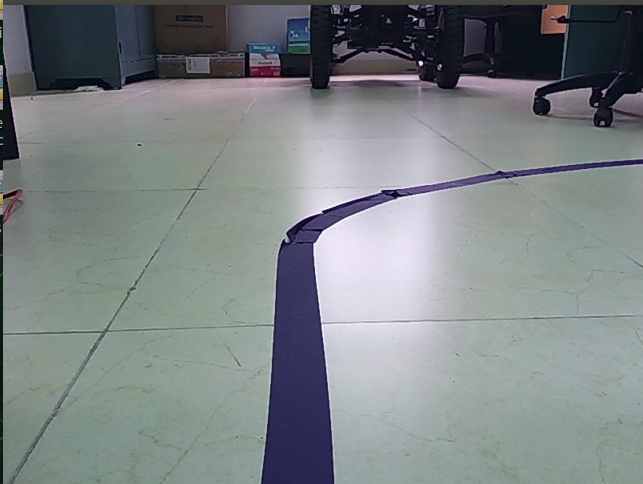
#> input picture actual_img02.jpg, 643 x 484 px
$ python line_detection04_post-processing.py
#> lines starting #> are read from the running program, lines starting #| are printed output that depends on the picture; after the words box and inside, x2 and y2 are one past the last pixel; in counts of white or black regions, pixels touching at a corner belong together
import cv2
import numpy as np

# Step 1: Read the image
image_path = "actual_img02.jpg"
image = cv2.imread(image_path)
#> image is the input picture: shape (484, 643, 3); mean B, G, R 133.1, 131.6, 125

# Step 2: Configure the desired width and height
desired_width = 640  # Set the desired width
desired_height = 480  # Set the desired height
dim = (desired_width, desired_height)

# Resize the image
resized_image = cv2.resize(image, dim, interpolation=cv2.INTER_AREA)

# Step 3: Define ROI
roi = resized_image[150:, 240:480]
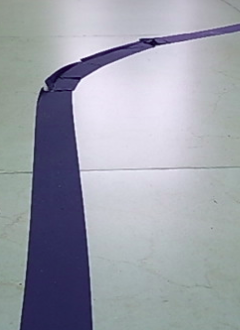
#> roi: shape (330, 240, 3); mean B, G, R 170.2, 159.6, 156.2

gray = cv2.cvtColor(roi, cv2.COLOR_BGR2GRAY)
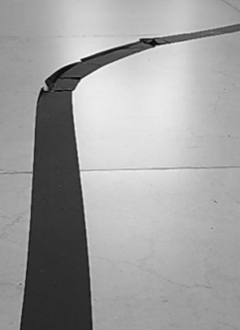
#> gray: shape (330, 240); min 5, max 246, mean 159.8

# Step 6: Noise reduction (optional, experiment with parameters)
gray = cv2.GaussianBlur(gray, (5, 5), 0)  # Apply Gaussian blur

kernel = np.ones((3, 3), np.uint8)
ed = cv2.erode(gray, kernel, iterations=1)  # Use erosion to remove small noise
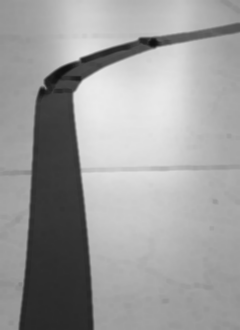
#> ed: shape (330, 240); min 16, max 234, mean 156.9
ed = cv2.dilate(ed, kernel, iterations=1)  # Use dilation to close gaps

edges = cv2.Canny(ed, 50, 150, apertureSize=3)
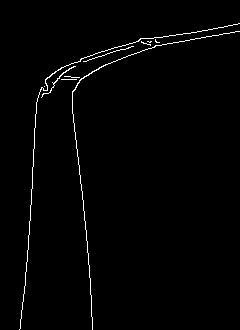
#> edges: shape (330, 240); 1.4% white in thin lines or dots, all inside (x1, y1, x2, y2) = (19, 23, 240, 330)

# Step 7: Hough Line Transform
lines = cv2.HoughLinesP(edges, 1, np.pi / 180, threshold=100, minLineLength=100, maxLineGap=10)
#> lines = [[72, 100, 90, 280], [28, 249, 36, 102]]

# Step 8: Compute the center of the ROI
roi_center_x = roi.shape[1] // 2
#> roi_center_x = 120

# Step 9: Draw lines on the original image (only within the ROI) and compute deviations
if lines is not None:
    for line in lines:
        x1, y1, x2, y2 = line[0]
        # Compute the midpoint of the line
        mid_x = (x1 + x2) // 2
        mid_y = (y1 + y2) // 2
        # Calculate the deviation from the center of the ROI
        deviation = mid_x - roi_center_x
        # Draw the line on the resized image
        cv2.line(resized_image, (x1 + 240, y1 + 150), (x2 + 240, y2 + 150), (0, 255, 0), 2)
        # Draw the midpoint and the deviation line
        cv2.circle(resized_image, (mid_x + 240, mid_y + 150), 5, (255, 0, 0), -1)
        cv2.line(resized_image, (roi_center_x + 240, mid_y + 150), (mid_x + 240, mid_y + 150), (0, 0, 255), 1)
#> this loop made 2 passes
#> (x1, y1, x2, y2, mid_x, mid_y, deviation) on passes 1 to 2: (72, 100, 90, 280, 81, 190, -39), (28, 249, 36, 102, 32, 175, -88)
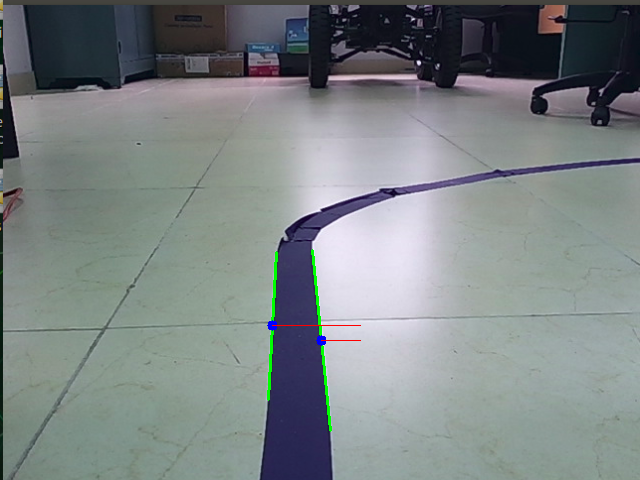
#> resized_image: shape (480, 640, 3); mean B, G, R 132.7, 131.8, 124.6

# Draw the center line of the ROI
cv2.line(resized_image, (roi_center_x + 240, 150), (roi_center_x + 240, 150 + roi.shape[0]), (255, 255, 0), 2)
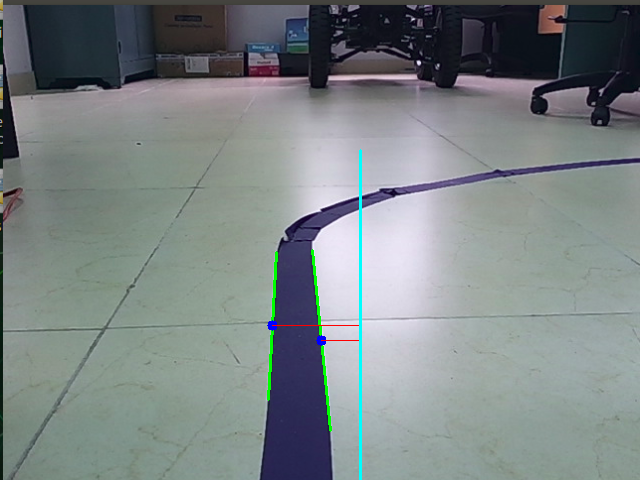
#> resized_image: shape (480, 640, 3); 0.32% of pixels changed, all inside (x1, y1, x2, y2) = (359, 149, 362, 480)

# Step 9: Display the result
cv2.imshow("Detected Lines and Deviation", resized_image)
cv2.waitKey(0)
cv2.destroyAllWindows()

$ run again, with actual_img01.jpg copied over actual_img02.jpg
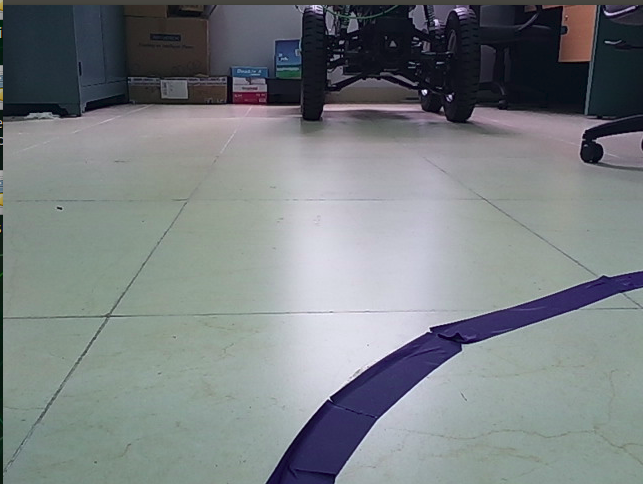
#> input picture actual_img01.jpg, 643 x 484 px
#> image is the input picture: shape (484, 643, 3); mean B, G, R 130, 127.4, 121.7
#> `edges = cv2.Canny(ed, 50, 150, apertureSize=3)`:
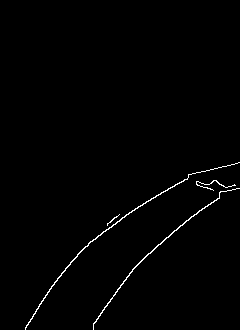
#> edges: shape (330, 240); 0.94% white in thin lines or dots, all inside (x1, y1, x2, y2) = (25, 162, 240, 330)
#> lines = None
#> `cv2.line(resized_image, (roi_center_x + 240, 150), (roi_center_x + 240..`:
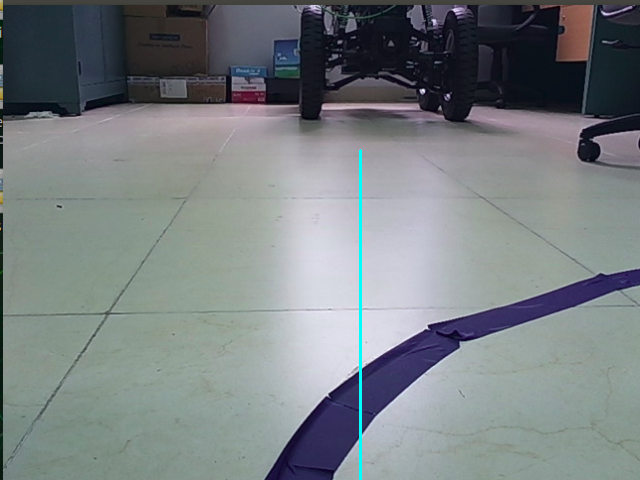
#> resized_image: shape (480, 640, 3); mean B, G, R 130.2, 127.7, 121.2

$ run again, with actual_img04.jpg copied over actual_img02.jpg
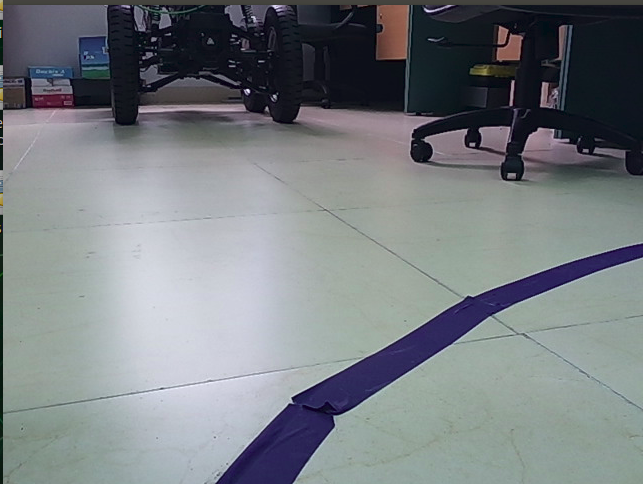
#> input picture actual_img04.jpg, 643 x 484 px
#> image is the input picture: shape (484, 643, 3); mean B, G, R 129.8, 125.8, 120.6
#> `edges = cv2.Canny(ed, 50, 150, apertureSize=3)`:
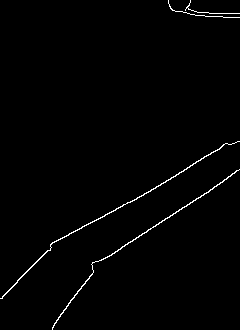
#> edges: shape (330, 240); 1.1% white in thin lines or dots
#> lines = [[92, 266, 234, 173], [50, 245, 150, 191]]
#> the loop `for line in lines:` made 2 passes
#> (x1, y1, x2, y2, mid_x, mid_y, deviation) on passes 1 to 2: (92, 266, 234, 173, 163, 219, 43), (50, 245, 150, 191, 100, 218, -20)
#> `cv2.line(resized_image, (roi_center_x + 240, 150), (roi_center_x + 240..`:
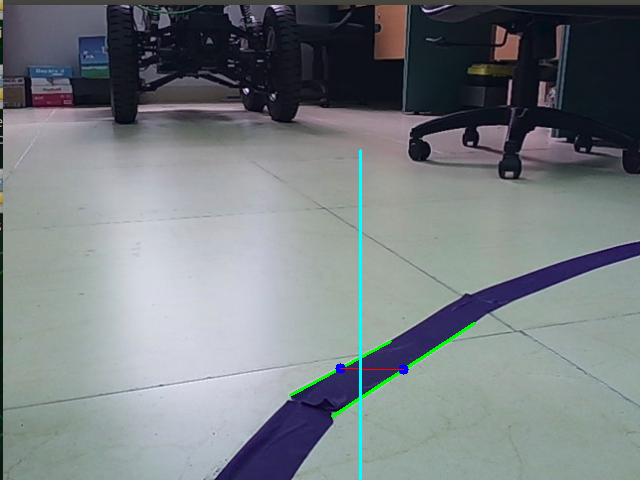
#> resized_image: shape (480, 640, 3); mean B, G, R 129.9, 126.6, 119.9
